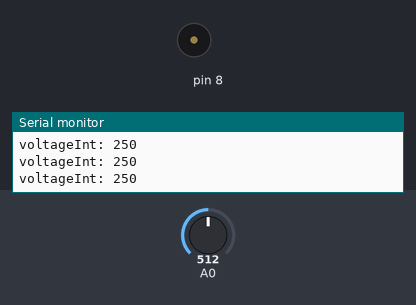
The sketch below on a simulated Arduino Uno, built with avr-gcc and run on an emulated ATmega328P. Parts: buzzer (waves = sounding), the last lines printed to the serial monitor. The inputs (shaded band) are chosen by the test bench; at power-on: A0 = 512.

Above: at 1.2 s.
1.3 s: A0 set to 761
4.3 s: A0 set to 776
At 4.7 s:
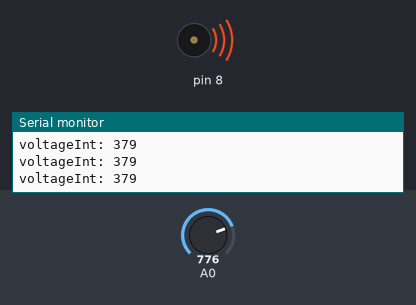
5.8 s: A0 set to 716
At 6.4 s:
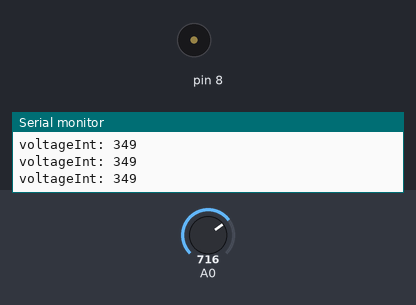
Timing chart, 0 to 8.8 s (numbered marks = the images above; inputs shaded):
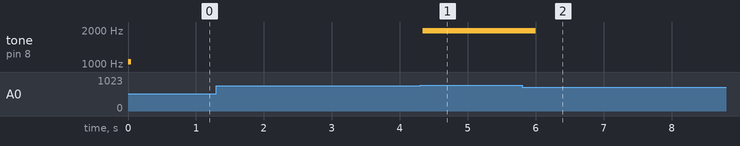

The sketch:

Musical_Marbles.ino
```cpp
/*
  Musical Marbles
  Created by Samuel Kelsch for ECE 484 Final Individual Project


  Melody code sourced from:
  https://www.arduino.cc/en/Tutorial/Tone
  created 21 Jan 2010
  modified 30 Aug 2011
  by Tom Igoe

*/


#include "pitches.h"

void setup() {
  Serial.begin(9600);
  tone(8, NOTE_C6, 50);
}

void loop() {
  // read the input on analog pin 0:
  int sensorValue = analogRead(A0);
  // Convert the analog reading (which goes from 0 - 1023) to a voltage (0 - 5V):
  double voltage = sensorValue * (5.0 / 1023.0);

  int voltageInt = voltage * 100;
  if ((voltageInt < 493) && (voltageInt > 379 )){
    int vAvg = 0;
    for (int i = 0; i < 5; i++){
      vAvg = vAvg + voltageInt;
      Serial.print("vAvgt: ");
      Serial.println(vAvg);
    }
    vAvg = vAvg / 5;
    voltageInt = vAvg;

  }
  Serial.print("voltageInt: ");
  Serial.println(voltageInt);

  if ((voltageInt>=(488-5)) && (voltageInt<=(488+5))) {
    tone(8, NOTE_C6, 200);
  } else if ((voltageInt>=(470-5)) && (voltageInt<=(470+5))) {
    tone(8, NOTE_CS6, 200);
  } else if ((voltageInt>=(463-5)) && (voltageInt<=(463+5))) {
    tone(8, NOTE_D6, 200);
  } else if ((voltageInt>=(453-5)) && (voltageInt<=(453+5))) {
    tone(8, NOTE_DS6, 200);
  } else if ((voltageInt>=(442-5)) && (voltageInt<=(442+5))) {
    tone(8, NOTE_E6, 200);
  } else if ((voltageInt>=(433-5)) && (voltageInt<=(433+5))) {
    tone(8, NOTE_F6, 200);
  } else if ((voltageInt>=(419-5)) && (voltageInt<=(419+5))) {
    tone(8, NOTE_FS6, 200);
  } else if ((voltageInt>=(412-5)) && (voltageInt<=(412+5))) {
    tone(8, NOTE_G6, 200);
  } else if ((voltageInt>=(406-5)) && (voltageInt<=(406+3))) {
    tone(8, NOTE_GS6, 200);
  } else if ((voltageInt>=(397-3)) && (voltageInt<=(397+3))) {
    tone(8, NOTE_A6, 200);
  } else if ((voltageInt>=(390-3)) && (voltageInt<=(390+3))) {
    tone(8, NOTE_AS6, 200);
  } else if ((voltageInt>=(382-3)) && (voltageInt<=(382+3))) {
    tone(8, NOTE_B6, 200);
  }

}
```

pitches.h
```cpp
/*************************************************

 * Public Constants

 *************************************************/

#define NOTE_B0  31
#define NOTE_C1  33
#define NOTE_CS1 35
#define NOTE_D1  37
#define NOTE_DS1 39
#define NOTE_E1  41
#define NOTE_F1  44
#define NOTE_FS1 46
#define NOTE_G1  49
#define NOTE_GS1 52
#define NOTE_A1  55
#define NOTE_AS1 58
#define NOTE_B1  62
#define NOTE_C2  65
#define NOTE_CS2 69
#define NOTE_D2  73
#define NOTE_DS2 78
#define NOTE_E2  82
#define NOTE_F2  87
#define NOTE_FS2 93
#define NOTE_G2  98
#define NOTE_GS2 104
#define NOTE_A2  110
#define NOTE_AS2 117
#define NOTE_B2  123
#define NOTE_C3  131
#define NOTE_CS3 139
#define NOTE_D3  147
#define NOTE_DS3 156
#define NOTE_E3  165
#define NOTE_F3  175
#define NOTE_FS3 185
#define NOTE_G3  196
#define NOTE_GS3 208
#define NOTE_A3  220
#define NOTE_AS3 233
#define NOTE_B3  247
#define NOTE_C4  262
#define NOTE_CS4 277
#define NOTE_D4  294
#define NOTE_DS4 311
#define NOTE_E4  330
#define NOTE_F4  349
#define NOTE_FS4 370
#define NOTE_G4  392
#define NOTE_GS4 415
#define NOTE_A4  440
#define NOTE_AS4 466
#define NOTE_B4  494
#define NOTE_C5  523
#define NOTE_CS5 554
#define NOTE_D5  587
#define NOTE_DS5 622
#define NOTE_E5  659
#define NOTE_F5  698
#define NOTE_FS5 740
#define NOTE_G5  784
#define NOTE_GS5 831
#define NOTE_A5  880
#define NOTE_AS5 932
#define NOTE_B5  988
#define NOTE_C6  1047
#define NOTE_CS6 1109
#define NOTE_D6  1175
#define NOTE_DS6 1245
#define NOTE_E6  1319
#define NOTE_F6  1397
#define NOTE_FS6 1480
#define NOTE_G6  1568
#define NOTE_GS6 1661
#define NOTE_A6  1760
#define NOTE_AS6 1865
#define NOTE_B6  1976
#define NOTE_C7  2093
#define NOTE_CS7 2217
#define NOTE_D7  2349
#define NOTE_DS7 2489
#define NOTE_E7  2637
#define NOTE_F7  2794
#define NOTE_FS7 2960
#define NOTE_G7  3136
#define NOTE_GS7 3322
#define NOTE_A7  3520
#define NOTE_AS7 3729
#define NOTE_B7  3951
#define NOTE_C8  4186
#define NOTE_CS8 4435
#define NOTE_D8  4699
#define NOTE_DS8 4978
```

Measured:
- the behaviour switches between 775 and 776 on A0 (found by bisection; images 0 and 1)
- after the input at 4.3 s, tone on pin 8: silent → 1976 Hz at once
- after the input at 5.8 s, tone on pin 8: 1976 Hz → silent after 0.20 s
